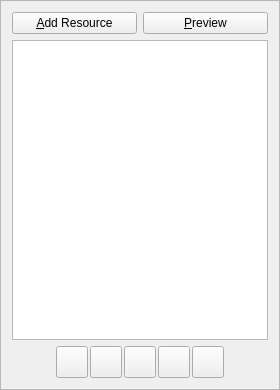
              <widget class="QFrame" name="frame17">
                <property name="frameShape">
                  <enum>QFrame::StyledPanel</enum>
                </property>
                <property name="frameShadow">
                  <enum>QFrame::Raised</enum>
                </property>
                <layout class="QVBoxLayout">
                  <item>
                    <layout class="QHBoxLayout">
                      <item>
                        <widget class="QPushButton" name="add_asset_btn">
                          <property name="text">
                            <string>&amp;Add Resource</string>
                          </property>
                          <property name="shortcut">
                            <string>Alt+A</string>
                          </property>
                        </widget>
                      </item>
                      <item>
                        <widget class="QPushButton" name="preview_btn">
                          <property name="text">
                            <string>&amp;Preview</string>
                          </property>
                          <property name="shortcut">
                            <string>Alt+P</string>
                          </property>
                        </widget>
                      </item>
                    </layout>
                  </item>
                  <item>
                    <widget class="QListView" name="asset_listview">
                      <property name="minimumSize">
                        <size>
                          <width>210</width>
                          <height>300</height>
                        </size>
                      </property>
                      <property name="maximumSize">
                        <size>
                          <width>32767</width>
                          <height>32767</height>
                        </size>
                      </property>
                    </widget>
                  </item>
                  <item>
                    <layout class="QHBoxLayout">
                      <item>
                        <spacer name="spacer61">
                          <property name="sizeHint">
                            <size>
                              <width>25</width>
                              <height>20</height>
                            </size>
                          </property>
                          <property name="sizeType">
                            <enum>QSizePolicy::Expanding</enum>
                          </property>
                          <property name="orientation">
                            <enum>Qt::Horizontal</enum>
                          </property>
                        </spacer>
                      </item>
                      <item>
                        <layout class="QHBoxLayout">
                          <property name="margin">
                            <number>0</number>
                          </property>
                          <property name="spacing">
                            <number>2</number>
                          </property>
                          <item>
                            <widget class="QPushButton" name="new_rule_btn">
                              <property name="sizePolicy">
                                <sizepolicy>
                                  <hsizetype>0</hsizetype>
                                  <vsizetype>0</vsizetype>
                                  <horstretch>0</horstretch>
                                  <verstretch>0</verstretch>
                                </sizepolicy>
                              </property>
                              <property name="minimumSize">
                                <size>
                                  <width>32</width>
                                  <height>32</height>
                                </size>
                              </property>
                              <property name="maximumSize">
                                <size>
                                  <width>32</width>
                                  <height>32</height>
                                </size>
                              </property>
                              <property name="text">
                                <string/>
                              </property>
                              <property name="icon">
                                <pixmap>filenew</pixmap>
                              </property>
                              <property name="toolTip" stdset="0">
                                <string>New Rule</string>
                              </property>
                            </widget>
                          </item>
                          <item>
                            <widget class="QPushButton" name="delete_rule_btn">
                              <property name="sizePolicy">
                                <sizepolicy>
                                  <hsizetype>0</hsizetype>
                                  <vsizetype>0</vsizetype>
                                  <horstretch>0</horstretch>
                                  <verstretch>0</verstretch>
                                </sizepolicy>
                              </property>
                              <property name="minimumSize">
                                <size>
                                  <width>32</width>
                                  <height>32</height>
                                </size>
                              </property>
                              <property name="maximumSize">
                                <size>
                                  <width>32</width>
                                  <height>32</height>
                                </size>
                              </property>
                              <property name="text">
                                <string/>
                              </property>
                              <property name="icon">
                                <pixmap>editdelete.png</pixmap>
                              </property>
                              <property name="toolTip" stdset="0">
                                <string>Delete Rule</string>
                              </property>
                            </widget>
                          </item>
                          <item>
                            <widget class="QPushButton" name="copy_rule_btn">
                              <property name="sizePolicy">
                                <sizepolicy>
                                  <hsizetype>0</hsizetype>
                                  <vsizetype>0</vsizetype>
                                  <horstretch>0</horstretch>
                                  <verstretch>0</verstretch>
                                </sizepolicy>
                              </property>
                              <property name="minimumSize">
                                <size>
                                  <width>32</width>
                                  <height>32</height>
                                </size>
                              </property>
                              <property name="maximumSize">
                                <size>
                                  <width>32</width>
                                  <height>32</height>
                                </size>
                              </property>
                              <property name="text">
                                <string/>
                              </property>
                              <property name="icon">
                                <pixmap>editcopy</pixmap>
                              </property>
                              <property name="toolTip" stdset="0">
                                <string>Copy Rule</string>
                              </property>
                            </widget>
                          </item>
                          <item>
                            <widget class="QPushButton" name="move_rule_up_btn">
                              <property name="sizePolicy">
                                <sizepolicy>
                                  <hsizetype>0</hsizetype>
                                  <vsizetype>0</vsizetype>
                                  <horstretch>0</horstretch>
                                  <verstretch>0</verstretch>
                                </sizepolicy>
                              </property>
                              <property name="minimumSize">
                                <size>
                                  <width>32</width>
                                  <height>32</height>
                                </size>
                              </property>
                              <property name="maximumSize">
                                <size>
                                  <width>32</width>
                                  <height>32</height>
                                </size>
                              </property>
                              <property name="text">
                                <string/>
                              </property>
                              <property name="icon">
                                <pixmap>up.png</pixmap>
                              </property>
                              <property name="toolTip" stdset="0">
                                <string>Move Rule Up</string>
                              </property>
                            </widget>
                          </item>
                          <item>
                            <widget class="QPushButton" name="move_rule_down_btn">
                              <property name="sizePolicy">
                                <sizepolicy>
                                  <hsizetype>0</hsizetype>
                                  <vsizetype>0</vsizetype>
                                  <horstretch>0</horstretch>
                                  <verstretch>0</verstretch>
                                </sizepolicy>
                              </property>
                              <property name="minimumSize">
                                <size>
                                  <width>32</width>
                                  <height>32</height>
                                </size>
                              </property>
                              <property name="maximumSize">
                                <size>
                                  <width>32</width>
                                  <height>32</height>
                                </size>
                              </property>
                              <property name="text">
                                <string/>
                              </property>
                              <property name="icon">
                                <pixmap>down.png</pixmap>
                              </property>
                              <property name="toolTip" stdset="0">
                                <string>Move Rule Down</string>
                              </property>
                            </widget>
                          </item>
                        </layout>
                      </item>
                      <item>
                        <spacer name="spacer61_2">
                          <property name="sizeHint">
                            <size>
                              <width>25</width>
                              <height>20</height>
                            </size>
                          </property>
                          <property name="sizeType">
                            <enum>QSizePolicy::Expanding</enum>
                          </property>
                          <property name="orientation">
                            <enum>Qt::Horizontal</enum>
                          </property>
                        </spacer>
                      </item>
                    </layout>
                  </item>
                </layout>
              </widget>
